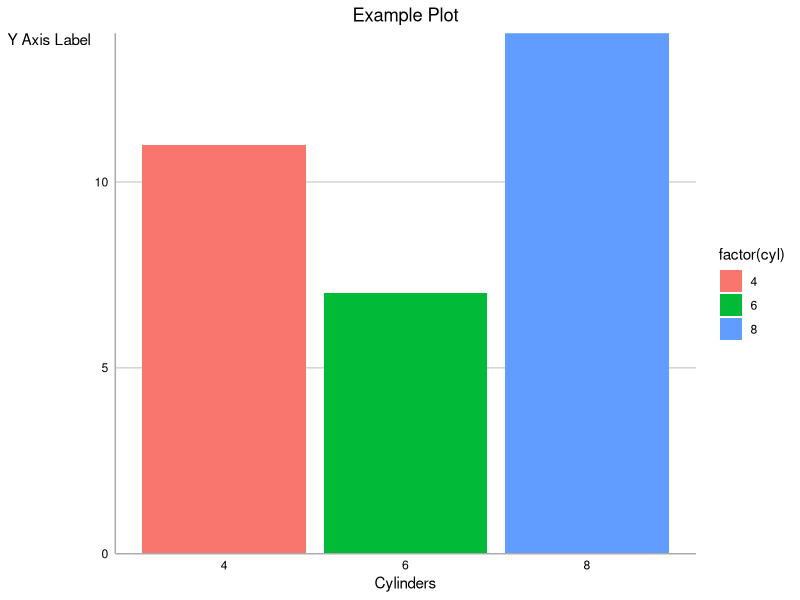

Write the R code that produced this figure.
library(ggplot2)

custom_ggplot_theme <- function() {
  theme_minimal() +
    theme(
      panel.background = element_rect(fill = "white", color = NA),
      panel.grid.major.x = element_blank(),  # Remove x-gridlines
      panel.grid.minor.x = element_blank(),  # Remove x-gridlines
      panel.grid.major.y = element_line(color = "lightgrey"),  # Keep y-gridlines
      panel.grid.minor.y = element_blank(),  # Remove minor y-gridlines
      axis.line = element_line(color = "darkgrey"),
      axis.text = element_text(color = "black"),
      axis.title = element_text(color = "black"),
      axis.title.y = element_text(angle = 0, hjust = 0, vjust = 1),  # Y-axis label at top-left
      plot.title = element_text(hjust = 0.5),
      legend.position = "right"
    )
}

custom_fill_colors <- c("#12436D", "#28A197", "#801650", "#F46A25", "#3D3D3D", "#A285D1")

apply_custom_theme <- function(p) {
  p +
    custom_ggplot_theme() +
    scale_y_continuous(expand = expansion(mult = c(0, 0)))  # Y-axis starts at 0
}

# Example usage
example_plot <- ggplot(mtcars, aes(x = factor(cyl), fill = factor(cyl))) +
  geom_bar() +
  labs(y = "Y Axis Label", x = "Cylinders", title = "Example Plot")

# Apply the custom theme and color scheme
example_plot <- apply_custom_theme(example_plot)

# Print the plot
print(example_plot)
